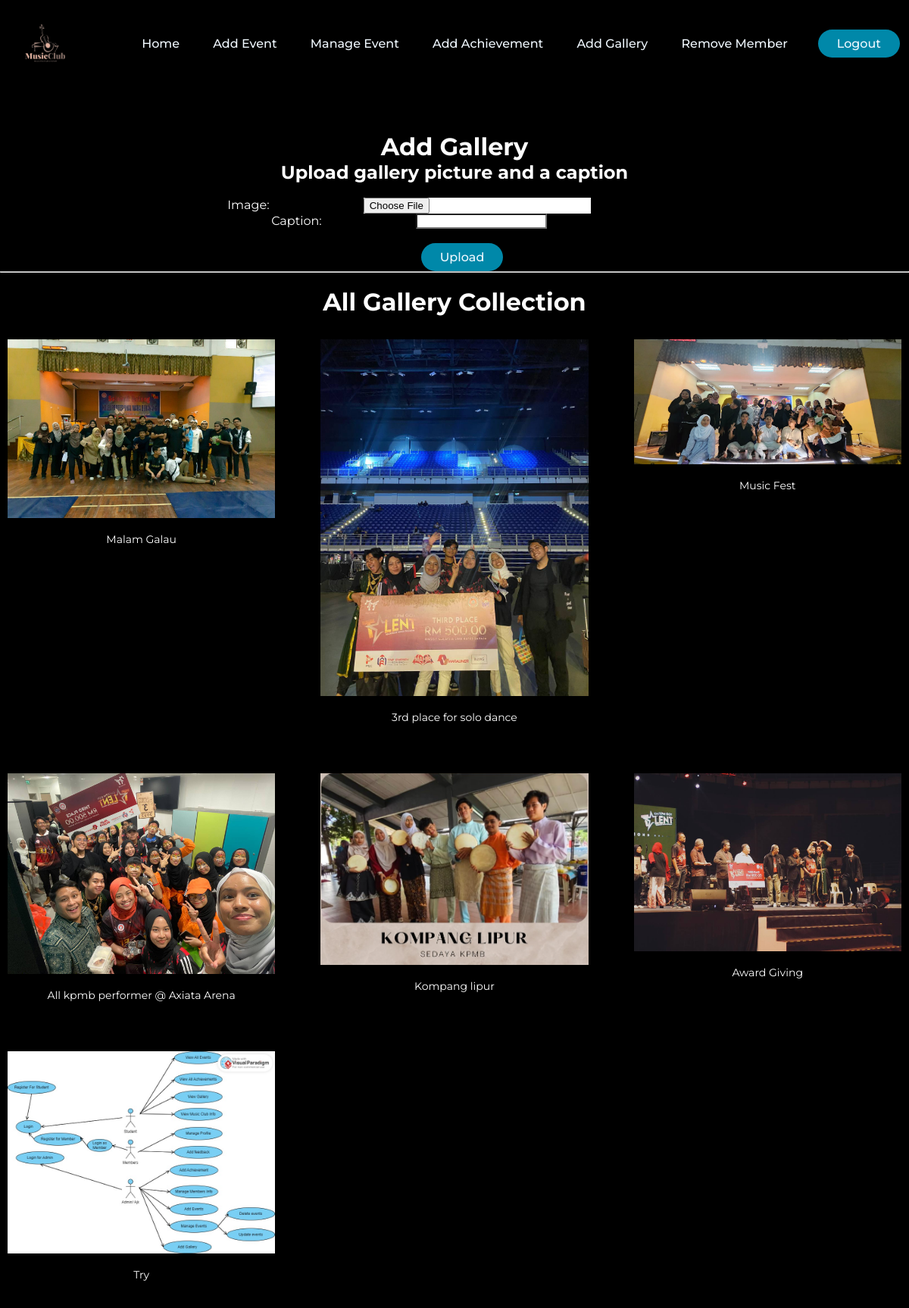
The page /achievement/ on the database its author committed.
### homepage/models.py (models this page shows, shortened)
class Image(models.Model):
    caption=models.CharField(max_length=100)
    image=models.ImageField(upload_to="img/%y")

### homepage/views.py (the view)
# urls.py: path("achievement/", views.achievement, name="achievement"),
def achievement(request):
    if request.method == "POST":
        forms=ImageForm(data=request.POST,files=request.FILES)
        if forms.is_valid():
            forms.save()
            obj=forms.instance
            return render(request,"achievement.html",{"obj":obj})
    else:
        forms=ImageForm()
        img=Image.objects.all()
    return render(request,"achievement.html",{"img":img,"forms":forms})

### homepage/forms.py
class ImageForm(forms.ModelForm):
    class Meta:
        model=Image
        fields=("image","caption")

### homepage/templates/achievement.html (shortened to what this page needs)
<!DOCTYPE html>
{% load static %}
<html lang="en">
<head>
    <link rel="stylesheet" href="{% static 'css/achievement.css' %}">
</head>
<body>
    <header>
        {% load static %}
        <img class ="logo" src="{% static 'image/logomusicclub.png' %}" alt="">
        <nav>
            <ul class ="nav_links">
                <li><a href="{% url 'adminhomepage' %}">Home</a> </li>
                <li><a href="{% url 'addevents' %}">Add Event</a></li>
                <li><a href="{% url 'manageevents' %}">Manage Event</a> </li>
                <li><a href="{% url 'addachievement' %}">Add Achievement</a></li>
                <li><a href="{% url 'achievement' %}">Add Gallery</a></li>
                <li><a href="{% url 'managemember' %}">Remove Member</a></li>
            </ul>
        </nav>
        <a class="cta" href="{% url 'loginpage' %}"><button>Logout</button></a>
    </header>
    <div class="topik">
        {% load static %}
        <div class="container">
            <h1>Add Gallery</h1>
            <h2>Upload gallery picture and a caption</h2><br>
            <form action="." method="post" enctype="multipart/form-data">
                {{ forms.as_p }}
                <br><button type="submit" class="btn btn-lg btn-success">Upload</button>
            </form>
            <hr>
            <br><h1>All Gallery Collection</h1>
            <div class="row">
                {% for x in img %}
                    <div class="card">
                        <img src="{{ x.image.url }}" alt="image">
                        <div class="card-body">
                            <p>{{ x.caption }}</p>
                        </div>
                    </div>
                {% endfor %}
            </div>
        </div>
    </div>
</body>
</html>

### homepage/static/css/achievement.css (style rules this page uses)
* { box-sizing: border-box; margin: 0; padding: 0; background-color: black; position: relative; font-family: "Montserrat", sans-serif; }
li, a, button { font-family: "Montserrat", sans-serif; font-weight: 500; font-size: 16px; color: aliceblue; text-decoration: none; }
header { display: flex; justify-content: space-between; align-items: center; padding: 30px 10%; background-color: rgb(0, 0, 0); padding: 1%; }
.logo { cursor: pointer; margin-right: auto; height: 90px; }
.nav_links { list-style: none; }
.nav_links li { display: inline-block; padding: 0px 20px; }
.nav_links li a { transition: all 0.3s ease 0s; }
button { margin-left: 20px; padding: 9px 25px; background-color: rgba(0, 136, 169, 1); border: none; border-radius: 50px; cursor:pointer; transition: all 0.3s ease 0s; }
.topik { color: #ffffff; text-align: center; margin-top: 5%; position: relative; }
input { background: #fff; margin-left: 10%; margin-right: 10%; }
.row { display: flex; flex-wrap: wrap; margin-right: -20px; margin-left: -20px; }
.card { flex-basis: calc(33.33% - 40px); margin: 20px; text-align: center; padding: 10px; box-shadow: 0 4px 6px rgba(0, 0, 0, 0.1); box-sizing: border-box; }
.card img { width: 100%; height: auto; margin-bottom: 10px; }
.card p { font-size: 14px; margin-bottom: 5px; }

### homepage/templates/achievement.html (style rules this page uses)
* { box-sizing: border-box; margin: 0; padding: 0; background-color: black; position: relative; font-family: "Montserrat", sans-serif; }
li, a, button { font-family: "Montserrat", sans-serif; font-weight: 500; font-size: 16px; color: aliceblue; text-decoration: none; }
header { display: flex; justify-content: space-between; align-items: center; padding: 30px 10%; background-color: rgb(0, 0, 0); padding: 1%; }
.logo { cursor: pointer; margin-right: auto; height: 90px; }
.nav_links { list-style: none; }
.nav_links li { display: inline-block; padding: 0px 20px; }
.nav_links li a { transition: all 0.3s ease 0s; }
button { margin-left: 20px; padding: 9px 25px; background-color: rgba(0, 136, 169, 1); border: none; border-radius: 50px; cursor:pointer; transition: all 0.3s ease 0s; }
.topik { color: #ffffff; text-align: center; margin-top: 5%; position: relative; }
input { background: #fff; margin-left: 10%; margin-right: 10%; }
.row { display: flex; flex-wrap: wrap; margin-right: -20px; margin-left: -20px; }
.card { flex-basis: calc(33.33% - 40px); margin: 20px; text-align: center; padding: 10px; box-shadow: 0 4px 6px rgba(0, 0, 0, 0.1); box-sizing: border-box; }
.card img { width: 100%; height: auto; margin-bottom: 10px; }
.card p { font-size: 14px; margin-bottom: 5px; }

### rows shown on the page
Image: image (picture), caption "Malam Galau"
Image: image (picture), caption "3rd place for solo dance"
Image: image (picture), caption "Music Fest"
Image: image (picture), caption "All kpmb performer @ Axiata Arena"
Image: image (picture), caption "Kompang lipur"
Image: image (picture), caption "Award Giving"
Image: image (picture), caption "Try"
